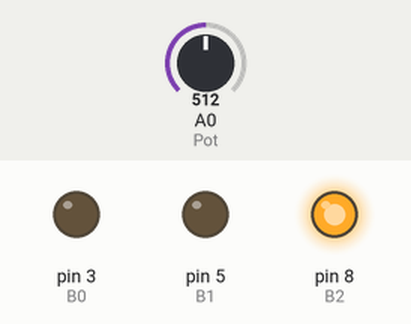
Bench run of a sketch on a simulated Arduino Uno, built with avr-gcc and run on an emulated ATmega328P. Shown: output pins drawn as LEDs (lit = HIGH). The test bench sets the inputs (shaded band); at power-on: A0 (Pot) = 512.

Above: at 1.2 s.
1.3 s: A0 (Pot) set to 632
2.8 s: A0 (Pot) set to 655
At 3.2 s:
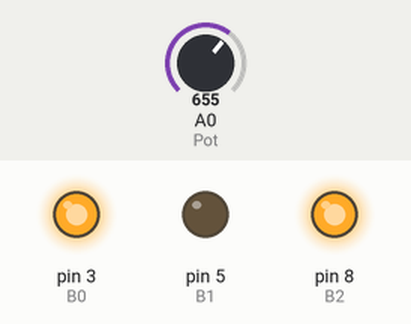
4.3 s: A0 (Pot) set to 511
At 5.5 s:
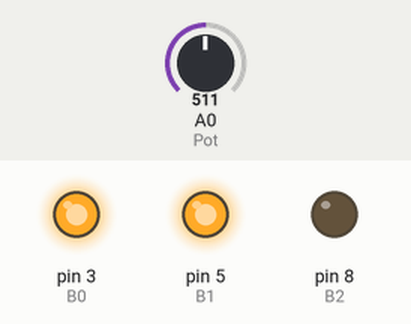
5.8 s: A0 (Pot) set to 393
7.3 s: A0 (Pot) set to 377
At 7.8 s:
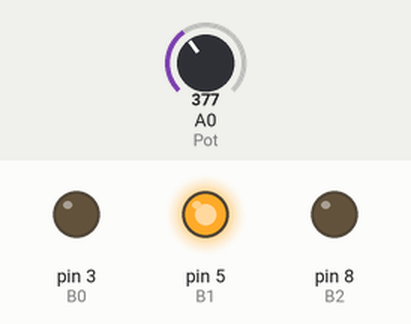
8.8 s: A0 (Pot) set to 716
At 10.1 s:
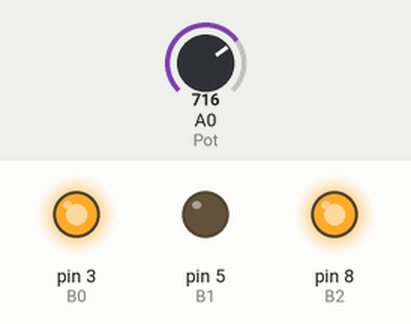
Timing chart, 0 to 11.3 s (numbered marks = the images above; inputs shaded):
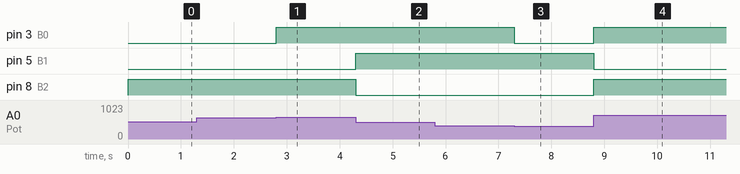

Measured:
- the behaviour switches between 639 and 640 on A0 (Pot) (found by bisection; images 0 and 1)
- the behaviour switches between 384 and 383 on A0 (Pot) (found by bisection; images 2 and 3)
- after the input at 1.3 s, every drawn part: stays the same
- after the input at 2.8 s, pin 3 (B0): LOW → HIGH at once
- after the input at 4.3 s, pin 5 (B1): LOW → HIGH at once; pin 8 (B2): HIGH → LOW at once
- after the input at 5.8 s, every drawn part: stays the same
- after the input at 7.3 s, pin 3 (B0): HIGH → LOW at once
- after the input at 8.8 s, pin 3 (B0), pin 8 (B2): LOW → HIGH at once; pin 5 (B1): HIGH → LOW at once

The sketch:

3bits.ino
```cpp
//Definimos los pines a utilizar
#define B0 3
#define B1 5
#define B2 8
#define Pot A0

void bits(int a, int b, int c){ //Esta funcion nos ayudara a escribir las salidas de los 3 bits

    digitalWrite(B2, a);
    digitalWrite(B1, b);
    digitalWrite(B0, c);

}

void setup()
{
    //Declaramos los pines como salidas
    pinMode(B0, OUTPUT);
    pinMode(B1, OUTPUT);
    pinMode(B2, OUTPUT);

}

void loop()
{
    int value;
    value=analogRead(Pot);  //Leemos el valor del pin analogico A0 que definimos anteriormente como Pot
    value=map(value, 0, 1023, 0, 8); //Transformamos el valor de un rango de [0,1023] a uno de [0,8]
    //Dependiendo el valor de "value" ejecutara la funcion bits() con los valores asginados en cada caso
    switch (value)
    {
    case 0: bits(0,0,0);
        break;
    case 1: bits(0,0,1);
        break;
    case 2: bits(0,1,0);
        break;
    case 3: bits(0,1,1);
        break;
    case 4: bits(1,0,0);
        break;
    case 5: bits(1,0,1);
        break;
    case 6: bits(1,1,0);
        break;
    case 7: bits(1,1,1);
        break;
    default:
        break;
    }
}
```
